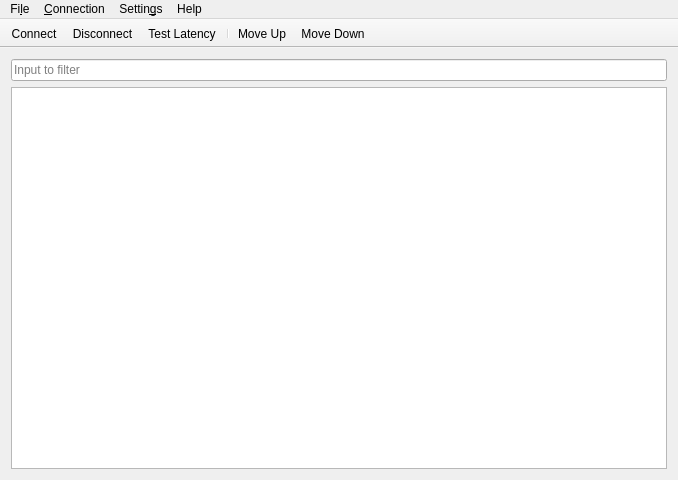
<?xml version="1.0" encoding="UTF-8"?>
<ui version="4.0">
 <class>MainWindow</class>
 <widget class="QMainWindow" name="MainWindow">
  <property name="geometry">
   <rect>
    <x>0</x>
    <y>0</y>
    <width>678</width>
    <height>480</height>
   </rect>
  </property>
  <property name="minimumSize">
   <size>
    <width>400</width>
    <height>400</height>
   </size>
  </property>
  <property name="windowTitle">
   <string>Rallets</string>
  </property>
  <property name="windowIcon">
   <iconset resource="icons.qrc">
    <normaloff>:/icons/icons/rallets.png</normaloff>:/icons/icons/rallets.png</iconset>
  </property>
  <property name="toolButtonStyle">
   <enum>Qt::ToolButtonFollowStyle</enum>
  </property>
  <widget class="QWidget" name="centralWidget">
   <layout class="QVBoxLayout" name="verticalLayout">
    <item>
     <widget class="QLineEdit" name="filterLineEdit">
      <property name="placeholderText">
       <string>Input to filter</string>
      </property>
      <property name="clearButtonEnabled">
       <bool>true</bool>
      </property>
     </widget>
    </item>
    <item>
     <widget class="QTableView" name="connectionView">
      <property name="editTriggers">
       <set>QAbstractItemView::NoEditTriggers</set>
      </property>
      <property name="tabKeyNavigation">
       <bool>false</bool>
      </property>
      <property name="selectionMode">
       <enum>QAbstractItemView::SingleSelection</enum>
      </property>
      <property name="selectionBehavior">
       <enum>QAbstractItemView::SelectRows</enum>
      </property>
      <property name="showGrid">
       <bool>false</bool>
      </property>
      <property name="sortingEnabled">
       <bool>true</bool>
      </property>
      <property name="wordWrap">
       <bool>false</bool>
      </property>
      <property name="cornerButtonEnabled">
       <bool>false</bool>
      </property>
      <attribute name="verticalHeaderVisible">
       <bool>false</bool>
      </attribute>
     </widget>
    </item>
   </layout>
  </widget>
  <widget class="QToolBar" name="toolBar">
   <property name="windowTitle">
    <string>Show Toolbar</string>
   </property>
   <property name="movable">
    <bool>false</bool>
   </property>
   <property name="allowedAreas">
    <set>Qt::AllToolBarAreas</set>
   </property>
   <property name="toolButtonStyle">
    <enum>Qt::ToolButtonFollowStyle</enum>
   </property>
   <property name="floatable">
    <bool>false</bool>
   </property>
   <attribute name="toolBarArea">
    <enum>TopToolBarArea</enum>
   </attribute>
   <attribute name="toolBarBreak">
    <bool>false</bool>
   </attribute>
   <addaction name="actionConnect"/>
   <addaction name="actionDisconnect"/>
   <addaction name="actionTestLatency"/>
   <addaction name="separator"/>
   <addaction name="actionMoveUp"/>
   <addaction name="actionMoveDown"/>
  </widget>
  <widget class="QMenuBar" name="menuBar">
   <property name="geometry">
    <rect>
     <x>0</x>
     <y>0</y>
     <width>678</width>
     <height>25</height>
    </rect>
   </property>
   <widget class="QMenu" name="menuConnection">
    <property name="title">
     <string>&amp;Connection</string>
    </property>
    <addaction name="actionConnect"/>
    <addaction name="actionForceConnect"/>
    <addaction name="actionDisconnect"/>
    <addaction name="actionTestLatency"/>
    <addaction name="actionTestAllLatency"/>
    <addaction name="separator"/>
    <addaction name="actionViewLog"/>
    <addaction name="separator"/>
    <addaction name="actionMoveUp"/>
    <addaction name="actionMoveDown"/>
   </widget>
   <widget class="QMenu" name="menuFile">
    <property name="title">
     <string>Fi&amp;le</string>
    </property>
    <addaction name="separator"/>
    <addaction name="actionChangeUser"/>
    <addaction name="actionQuit"/>
   </widget>
   <widget class="QMenu" name="menuSettings">
    <property name="title">
     <string>Settin&amp;gs</string>
    </property>
    <addaction name="actionGeneralSettings"/>
    <addaction name="separator"/>
    <addaction name="actionShowFilterBar"/>
   </widget>
   <widget class="QMenu" name="menuHelp">
    <property name="title">
     <string>Help</string>
    </property>
    <addaction name="actionAbout"/>
    <addaction name="separator"/>
   </widget>
   <addaction name="menuFile"/>
   <addaction name="menuConnection"/>
   <addaction name="menuSettings"/>
   <addaction name="menuHelp"/>
  </widget>
  <action name="actionConnect">
   <property name="text">
    <string>&amp;Connect</string>
   </property>
  </action>
  <action name="actionDisconnect">
   <property name="text">
    <string>D&amp;isconnect</string>
   </property>
  </action>
  <action name="actionQuit">
   <property name="icon">
    <iconset theme="application-exit">
     <normaloff>.</normaloff>.</iconset>
   </property>
   <property name="text">
    <string>&amp;Quit</string>
   </property>
   <property name="shortcut">
    <string>Ctrl+Q</string>
   </property>
  </action>
  <action name="actionAbout">
   <property name="icon">
    <iconset theme="help-about">
     <normaloff>.</normaloff>.</iconset>
   </property>
   <property name="text">
    <string>&amp;About</string>
   </property>
  </action>
  <action name="actionGeneralSettings">
   <property name="text">
    <string>&amp;General Settings</string>
   </property>
  </action>
  <action name="actionViewLog">
   <property name="text">
    <string>View &amp;Log</string>
   </property>
  </action>
  <action name="actionTestLatency">
   <property name="text">
    <string>&amp;Test Latency</string>
   </property>
   <property name="toolTip">
    <string>Test the latency of selected connection</string>
   </property>
  </action>
  <action name="actionTestAllLatency">
   <property name="text">
    <string>Test All C&amp;onnections Latency</string>
   </property>
  </action>
  <action name="actionMoveUp">
   <property name="icon">
    <iconset theme="go-up">
     <normaloff>.</normaloff>.</iconset>
   </property>
   <property name="text">
    <string>&amp;Move Up</string>
   </property>
  </action>
  <action name="actionMoveDown">
   <property name="icon">
    <iconset theme="go-down">
     <normaloff>.</normaloff>.</iconset>
   </property>
   <property name="text">
    <string>Mo&amp;ve Down</string>
   </property>
  </action>
  <action name="actionShowFilterBar">
   <property name="checkable">
    <bool>true</bool>
   </property>
   <property name="checked">
    <bool>true</bool>
   </property>
   <property name="text">
    <string>&amp;Show Filter Bar</string>
   </property>
   <property name="shortcut">
    <string>Ctrl+F</string>
   </property>
  </action>
  <action name="actionForceConnect">
   <property name="text">
    <string>Force Connect</string>
   </property>
   <property name="toolTip">
    <string>Connect to this connection and disconnect any connections currently using  the same local port</string>
   </property>
  </action>
  <action name="actionChangeUser">
   <property name="text">
    <string>Change User</string>
   </property>
  </action>
 </widget>
 <layoutdefault spacing="6" margin="11"/>
 <resources>
  <include location="icons.qrc"/>
 </resources>
 <connections>
  <connection>
   <sender>actionShowFilterBar</sender>
   <signal>toggled(bool)</signal>
   <receiver>filterLineEdit</receiver>
   <slot>setVisible(bool)</slot>
   <hints>
    <hint type="sourcelabel">
     <x>-1</x>
     <y>-1</y>
    </hint>
    <hint type="destinationlabel">
     <x>239</x>
     <y>88</y>
    </hint>
   </hints>
  </connection>
 </connections>
</ui>
